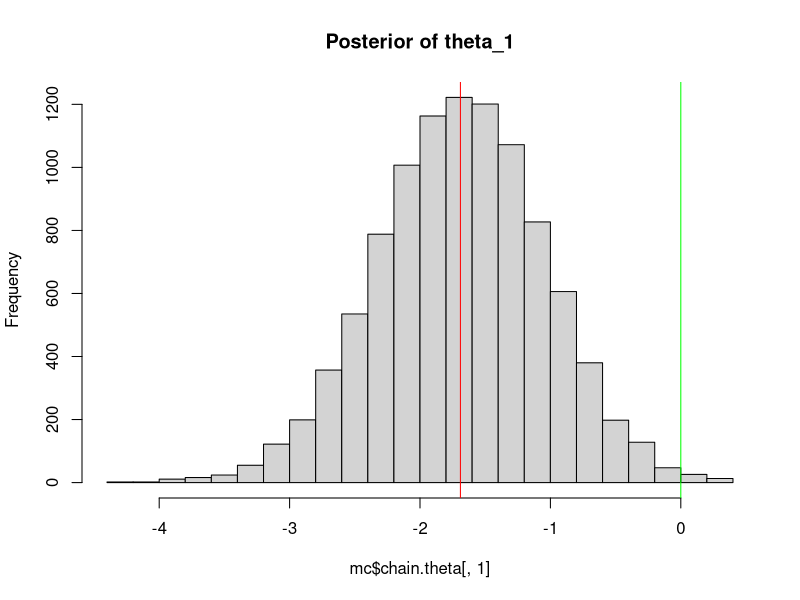
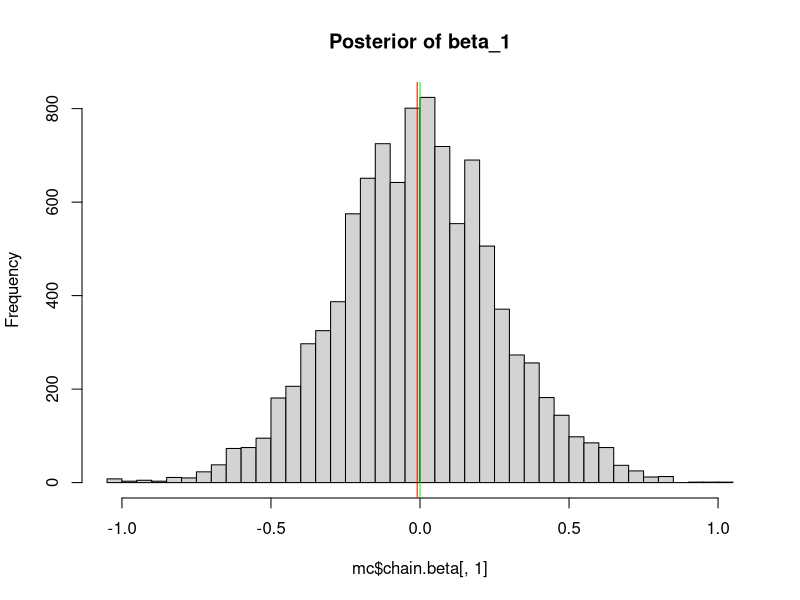
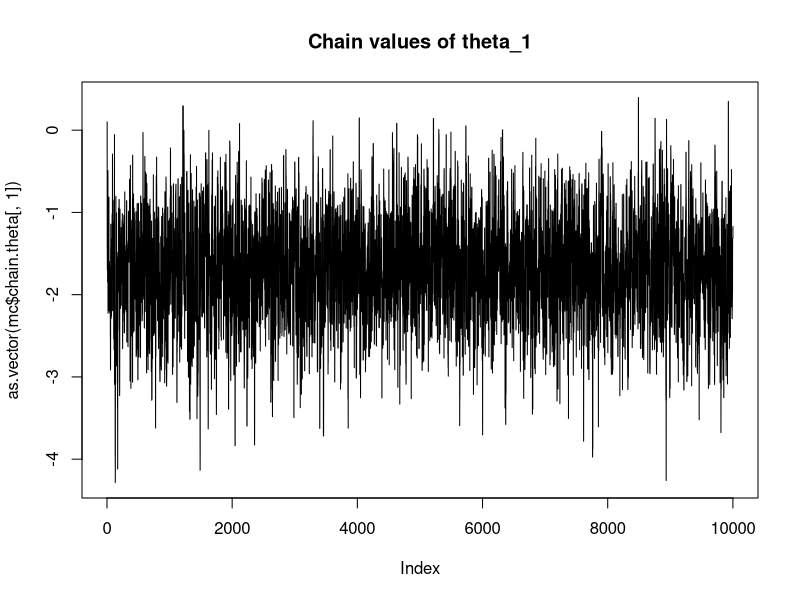
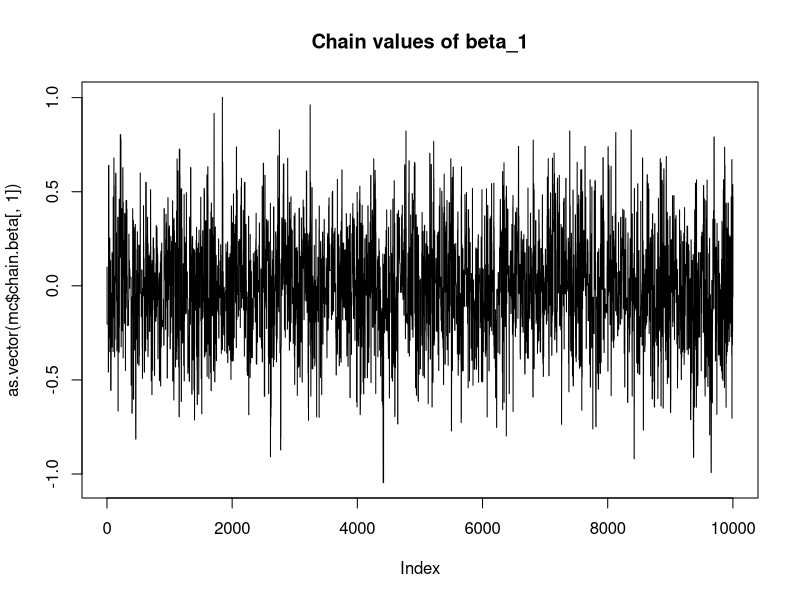
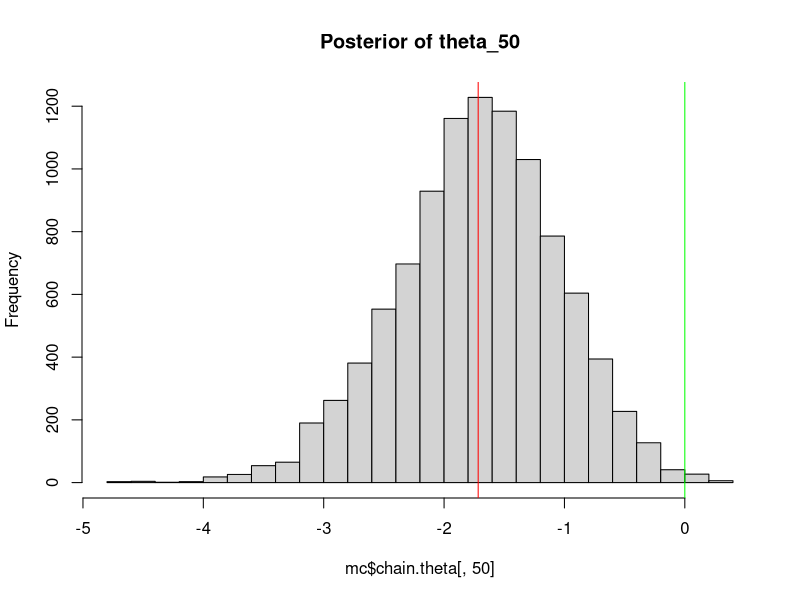
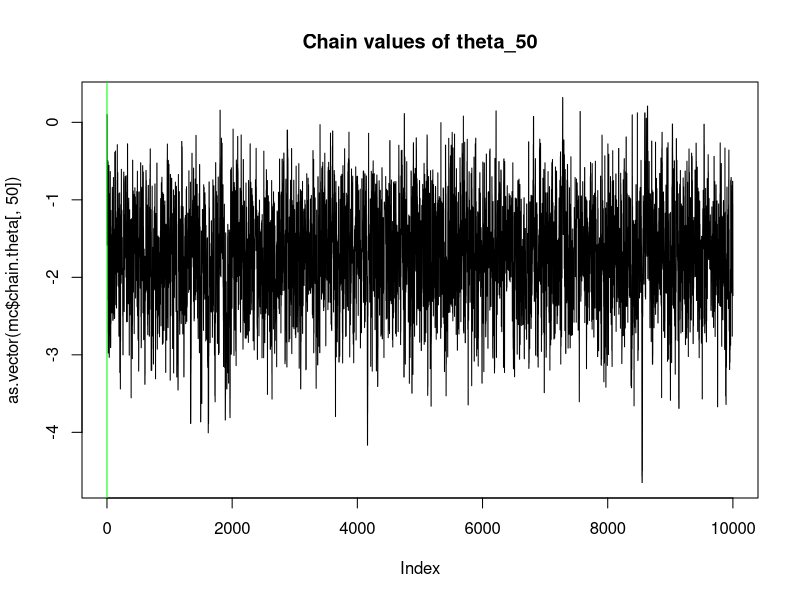

Generate these figures, in order, with R:
library(ggplot2)
library(MCMCpack)
library(matrixStats)
set.seed(62)

sim.rasch <- function(persons, items){
  schwierig <- items
  n.items <- length(items)
  faehig <- persons
  n.persons <- length(persons)
  fsmat <- outer(faehig, schwierig, "-")
  psolve <- exp(fsmat)/(1 + exp(fsmat))
  R <- (matrix(runif(n.items*n.persons),n.persons,n.items) < psolve)*1
  R
}

npersons <- 100
nitems <- 10
items <- rnorm(nitems, 0, 1)
persons <- rnorm((npersons/2), -5, 1)
persons <- c(persons, rnorm((npersons/2), 5, 1))
rmdata <- sim.rasch(persons, items)
X <- t(rmdata)

probability <- function(beta, theta) {
  1 / (1 + exp(beta - theta))
}

theta.prior <- function(mean = 0, sd = 1, val){
  dnorm(x = val, mean, sd, log = T) 
}

b.prior <- function(mean = 0, sd = 1, val){
  dnorm(x = val, mean, sd, log = T)
} 

prop.theta <- function(current){
  rnorm(n = current, current, sd = 1)
}

prop.beta <- function(current){
  rnorm(n = current, current, sd = 1)
}

acceptance <- function(proposal, chain.theta, chain.beta, X, mode) {
  P <- outer(chain.beta, chain.theta, probability)
  diff <- outer(chain.beta, chain.theta, function(x, y) {x - y})
  lgP <- log(P)
  if (mode == 0) {
    n <- npersons
    P.proposal <- outer(chain.beta, proposal, probability)
    diff.proposal <- outer(chain.beta, proposal, function(x, y) {x - y})
    lgP.proposal <- log(P.proposal)
    cond.prob.current <- colSums(lgP * X + (diff + lgP)*(1 - X))
    cond.prob.proposal <- colSums(lgP.proposal * X + (diff.proposal + lgP.proposal)*(1 - X))
    ratio <- cond.prob.proposal + theta.prior(val = proposal) - 
      (cond.prob.current + theta.prior(val = chain.theta))
    stopifnot(!any(is.na(ratio)))
  } else {
    n <- nitems
    P.proposal <- outer(proposal, chain.theta, probability)
    diff.proposal <- outer(proposal, chain.theta, function(x, y) {x - y})
    lgP.proposal <- log(P.proposal)
    cond.prob.current <- rowSums(lgP * X + (diff + lgP)*(1 - X))
    cond.prob.proposal <- rowSums(lgP.proposal * X + (diff.proposal + lgP.proposal)*(1 - X))
    ratio <- cond.prob.proposal + b.prior(val = proposal) -
      (cond.prob.current + b.prior(val = chain.beta))
  }
  return(pmin(ratio, rep(0,n)))
}

#GS alg
rasch.gs <- function(startvalue.theta, startvalue.beta, iterations, data, nitems, npersons) {
  chain.beta <- array(dim = c(iterations + 1, nitems))
  chain.theta <- array(dim = c(iterations + 1, npersons))
  chain.beta[1,] <- startvalue.beta 
  chain.theta[1,] <- startvalue.theta
  # iterations
  for (i in 2:(iterations + 1)) {
    t.proposal <- prop.theta(chain.theta[i - 1,])
    b.proposal <- prop.beta(chain.beta[i - 1,])
    acceptance.theta <- acceptance(t.proposal, chain.theta[i - 1,], 
                                   chain.beta[i - 1,], X, 
                                   0)
    chain.theta[i,] <- ifelse(-rexp(n = length(acceptance.theta), 1) < acceptance.theta, 
                              t.proposal,
                              chain.theta[i - 1,])
    acceptance.beta <- acceptance(b.proposal, chain.theta[i,], 
                                  chain.beta[i - 1,], X, 
                                  1)
    chain.beta[i,] <- ifelse(-rexp(n = length(acceptance.beta), 1) < acceptance.beta,
                             b.proposal,
                             chain.beta[i - 1,])
  }
  list <- list("chain.theta" = mcmc(chain.theta), "chain.beta" = mcmc(chain.beta))
  return(list)
}

startvalue.theta <- rep(0.1, npersons)
startvalue.beta <- rep(0.1, nitems)
iterations <- 10000

mc <- rasch.gs(startvalue.theta, startvalue.beta, iterations, X, nitems, npersons)
print("fitdistr theta_1 ... theta_N/2 at the last chain state to normal")
fitdistr(mc$chain.theta[iterations,1:(npersons/2)], "normal")
print("fitdistr theta_(N/2 + 1) ... theta_N at the last chain state to normal")
fitdistr(mc$chain.theta[iterations,((npersons/2)+1):npersons], "normal")
fitdistr(mc$chain.theta[iterations,], "normal")
fitdistr(mc$chain.beta[iterations,], "normal")
hist(mc$chain.theta[, 1],nclass = 30, main = "Posterior of theta_1")
abline(v = mean(mc$chain.theta[,1]), col = "red")
abline(v = 0, col = "green")
hist(mc$chain.beta[,1],nclass = 30, main = "Posterior of beta_1")
abline(v = mean(mc$chain.beta[,1]), col = "red")
abline(v = 0, col = "green")
plot(as.vector(mc$chain.theta[,1]), type = "l", main = "Chain values of theta_1" )
plot(as.vector(mc$chain.beta[,1]), type = "l",  main = "Chain values of beta_1" )
hist(mc$chain.theta[, 50],nclass = 30, main = "Posterior of theta_50")
abline(v = mean(mc$chain.theta[,50]), col = "red")
abline(v = 0, col = "green")
plot(as.vector(mc$chain.theta[,50]), type = "l", main = "Chain values of theta_50" )
abline(v = 0, col = "green")
